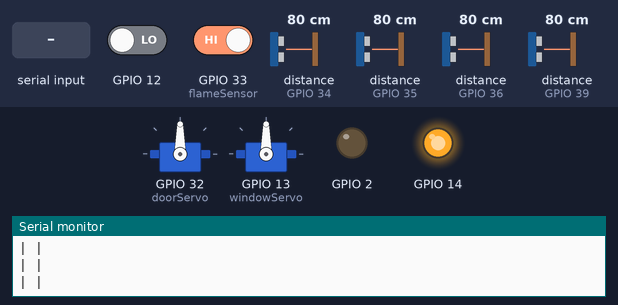
This sketch was run on a simulated ESP32. Shown: 2 × servo, output pins drawn as LEDs (lit = HIGH), the last lines printed to the serial monitor. Dashed ring = blinking. The inputs (shaded band) are chosen by the test bench; at power-on: distance to the obstacle (sensors on GPIO 34, GPIO 35, GPIO 36, GPIO 39) 80 cm, GPIO 12 LOW, GPIO 33 (flameSensor) HIGH. The echo pulse lasts 58.3 µs per cm; WiFi joins after 1.5 s; servers stay silent unless stated; web services answer with replies made up by the test bench.

Above: at 1.2 s.
1.3 s: distance to the obstacle (sensor on GPIO 34) set to 16 cm
3.5 s: distance to the obstacle (sensor on GPIO 34) set to 13 cm
At 4.63 s:
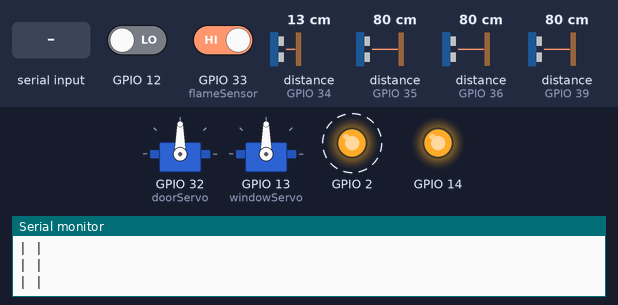
7.9 s: "o" received over the second serial link
At 10.3 s:
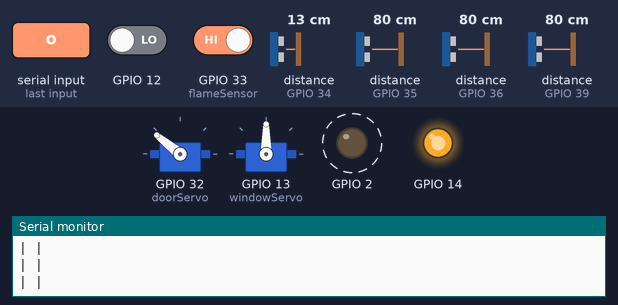
12.1 s: "w" received over the second serial link
15.6 s: "c" received over the second serial link
At 18.1 s:
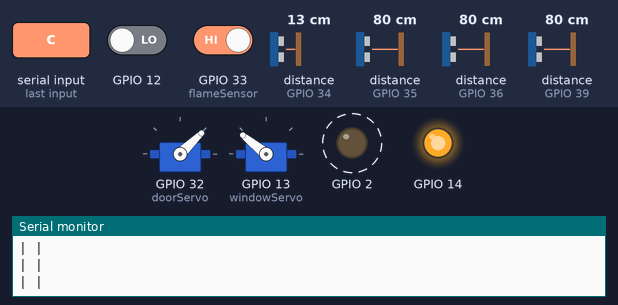
20.0 s: "x" received over the second serial link
At 22.9 s:
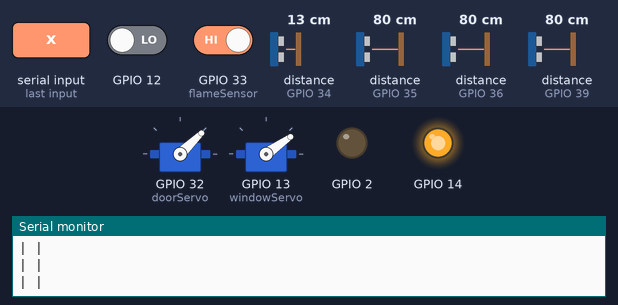
Timing chart, 0 to 25.4 s (numbered marks = the images above; inputs shaded):
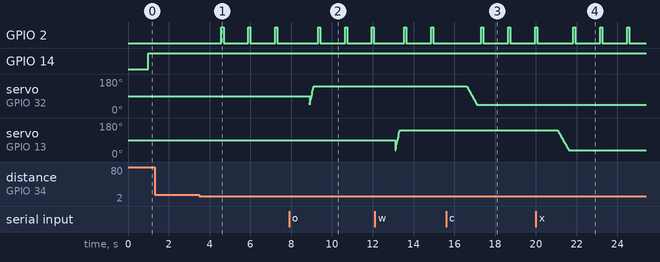

The sketch:

s-h-esp32.ino
```cpp
#include <WiFi.h>
#include <WiFiClient.h>
#include <HTTPClient.h>
#include <UrlEncode.h>
#include <Servo.h>
#include <Stepper.h>
#include <NewPing.h>  //ultrasonic sensor
#define RXp2 16
#define TXp2 17
#define flameSensor 33
#define TRIGGER_PIN_Front 4
#define ECHO_PIN_Front 35
#define TRIGGER_PIN_Back 22
#define ECHO_PIN_Back 34
#define TRIGGER_PIN_Left 23
#define ECHO_PIN_Left 39
#define TRIGGER_PIN_Right 25
#define ECHO_PIN_Right 36
#define MAX_DISTANCE 400

int antiTheft = 0;
int smartWindow = 0;

//callme START
String phoneNumber = "12345678";
String apiKey = "12345678";

void sendMessage(String message) {

  // Data to send with HTTP POST
  String url = "https://api.callmebot.com/whatsapp.php?phone=" + phoneNumber + "&apikey=" + apiKey + "&text=" + urlEncode(message);
  HTTPClient http;
  http.begin(url);

  // Specify content-type header
  http.addHeader("Content-Type", "application/x-www-form-urlencoded");

  // Send HTTP POST request
  int httpResponseCode = http.POST(url);
  if (httpResponseCode == 200) {
    Serial.print("Message sent successfully");
  } else {
    Serial.println("Error sending the message");
    Serial.print("HTTP response code: ");
    Serial.println(httpResponseCode);
  }

  // Free resources
  http.end();
}

//callme END

const char* ssid = "Galaxy A55";
const char* password = "suffixes";

//sonar START
NewPing sonarFront(TRIGGER_PIN_Front, ECHO_PIN_Front, MAX_DISTANCE);
NewPing sonarBack(TRIGGER_PIN_Back, ECHO_PIN_Back, MAX_DISTANCE);
NewPing sonarLeft(TRIGGER_PIN_Left, ECHO_PIN_Left, MAX_DISTANCE);
NewPing sonarRight(TRIGGER_PIN_Right, ECHO_PIN_Right, MAX_DISTANCE);
//sonar END

void buzzer(int x) {
  digitalWrite(2, x);
}

//door lock START
String a;
String o = "o";
String c = "c";
Servo doorServo;
Servo windowServo;
int pos = 0;
int stepDelay = 1;
//door lock END

//Garage START
//const int stepsPerRevolution = 2038;
//Stepper garageStepper = Stepper(stepsPerRevolution, 21, 18, 19, 5);
//Garage END

//Window START
//Stepper windowStepper = Stepper(stepsPerRevolution, 12, 27, 14, 26);
//Window END
/////////////////////////////////////////////////////////////////////////////////////////
/////////////////////////////////////////////////////////////////////////////////////////
/////////////////////////////////////////////////////////////////////////////////////////
/////////////////////////////////////////////////////////////////////////////////////////
/////////////////////////////////////////////////////////////////////////////////////////
/////////////////////////////////////////////////////////////////////////////////////////
int feature = 1;
void setup() {

  Serial.begin(115200);
  Serial2.begin(9600, SERIAL_8N1, RXp2, TXp2);
  pinMode(2, OUTPUT);
  WiFi.begin(ssid, password);
  Serial.println(WiFi.localIP());

  //flame sensor START
  pinMode(flameSensor, INPUT);
  //flame sensor END

  //laser sensor START
  pinMode(14, OUTPUT);
  pinMode(12, INPUT);
  //laser sensor END
  doorServo.attach(32);
  windowServo.attach(13);
  // sendMessage("Initiated");
}

void loop() {
  //door and Window START
  //door and Window START
  if (feature == 1) {
    a = Serial2.readString();
    Serial.println(a);

    if (a == "o")
      for (int pos = 1000; pos <= 2000; pos += 5) {
        doorServo.writeMicroseconds(pos);
        delay(stepDelay);
      }
    if (a == "w")
      for (int pos = 900; pos <= 2000; pos += 5) {
        windowServo.writeMicroseconds(pos);
        delay(stepDelay);
      }
    if (a == "c")
      for (int pos = 2000; pos >= 1000; pos -= 2) {
        doorServo.writeMicroseconds(pos);
        delay(stepDelay);
      }
    if (a == "x")
      for (int pos = 2000; pos >= 900; pos -= 2) {
        windowServo.writeMicroseconds(pos);
        delay(stepDelay);
      }
  }
  //door and Window END
  //door and Window END

  //Laser Receiver Start
  //Laser Receiver Start
  if (feature == 1) {
    digitalWrite(14,1);

    if (digitalRead(12) == 1) {
      buzzer(1);
      sendMessage("Car Stolen");
    } else {
      buzzer(0);
    }
  }
  //Laser Receiver END
  //Laser Receiver END

  //flame sensor START
  //flame sensor START

  if (feature == 1) {
    int fire = digitalRead(flameSensor);
    if (fire == 0) {
      Serial.println("fire");
      buzzer(1);
      sendMessage("🚨Fire Alert🔥");
    }
    if (fire == 1) {
      Serial.println("No fire");
      buzzer(0);
    }
  }
  //flame sensor END
  //flame sensor END
  //sonar START
  //sonar START
  if (feature == 1) {

    int front = sonarFront.ping_cm();
    int back = sonarBack.ping_cm();
    int left = sonarLeft.ping_cm();
    int right = sonarRight.ping_cm();

    Serial.println(front);
    if (front < 15 && front != 0) {
      sendMessage("Alert! Intruder at front door🚨");
      buzzer(1);
    }

    Serial.println(back);
    if (back < 15 && back != 0) {
      sendMessage("Alert! Intruder is behind garage🚨");
      buzzer(1);
    }

    Serial.println(left);
    if (left < 15 && left != 0) {
      sendMessage("Alert! Intruder is in the driveway🚨");
      buzzer(1);
    }

    Serial.println(right);
    if (right < 15 && right != 0) {
      sendMessage("Alert! Intruder is beside the kitchen window🚨");
      buzzer(1);
    }

    Serial.println("| |");
    Serial.println("| |");
    Serial.println("| |");
    delay(100);
    buzzer(0);
  }

  //sonar END
  //sonar END
}

//ESP32 Pin 13 for servo door
//ESP32 Pin 32 for servo window
//ESP32 Pin 21, 19, 18, 5 for garage stepper
//ESP32 Pin 14, 27, 26 for windows stepper
//ESP32 Pin 15 to 33 Flame Sensor
//ESP32 Pin 2  Buzzer
//ESP32 Pin 4,35  22,34  23,39  25,36  front , back , left , right
//ESP32 Pin 16 , 17 Arduino comm
//ESP32 Pin 12 Laser Receiver
```

Measured:
- the behaviour switches between 15 and 14 cm on distance to the obstacle (sensor on GPIO 34) (found by bisection; images 0 and 1)
- after the input at 3.5 s, GPIO 2: alternates HIGH for 0.10 s and LOW for 1.2 s, starting after 1.1 s
- after the input at 15.6 s, servo on GPIO 32 (doorServo): moves from 141° to 44° over 0.49 s, starting after 1.0 s
- after the input at 20.0 s, servo on GPIO 13 (windowServo): moves from 141° to 35° over 0.54 s, starting after 1.1 s
